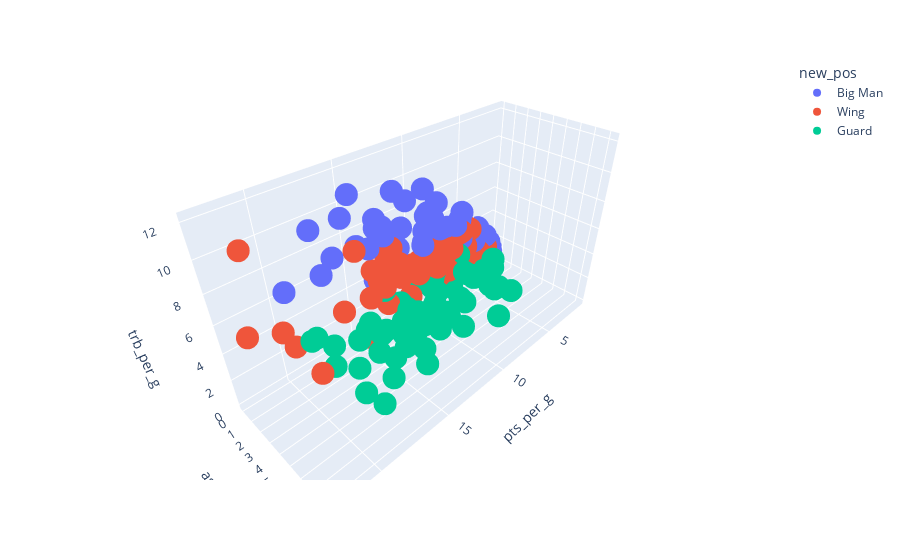

The cell this chart's notebook holds for it:
### Code cell
"""
Let's map:
    Guard --> Guards
    Guard/Forward , Forward --> Wings
    Forward/Center , Center --> Big-Men
"""

temp = draft_data

temp['new_pos'] = temp.pos.map({'Guard':'Guard','Guard/Forward':'Wing','Forward':'Wing',
                                'Forward/Center':'Big Man','Center':'Big Man'})

#Graph a 3D plot
import plotly.express as pex

plot = pex.scatter_3d(data_frame = temp,x='pts_per_g',y='ast_per_g',z='trb_per_g',color='new_pos')
plot.show()

### Figure 1 — Plotly figure (JSON) as saved in the notebook; plotly's stock layout.template omitted (floating-point values rounded to 4 significant figures)
{"data": [{"hovertemplate": "new_pos=Big Man<br>pts_per_g=%{x}<br>ast_per_g=%{y}<br>trb_per_g=%{z}<extra></extra>", "legendgroup": "Big Man", "marker": {"color": "#636efa", "symbol": "circle"}, "mode": "markers", "name": "Big Man", "scene": "scene", "showlegend": true, "type": "scatter3d", "x": [4.5, 6.1, 17.6, 6.7, 8.8, 1.4, 13.5, 10.5, 3.7, 13.5, 1.4, 11.5, 6.1, 4.3, 12, 15.1, 3.3, 9.4, 12.3, 1.6, 11.6, 9, 5.2, 5.5, 1.9, 1.9, 8.9, 10.1, 4, 6.6, 4.7, 11.1, 13, 3.1, 5.2, 6.8, 14.1, 4.1, 9.4, 4.6, 8.2, 8.9, 5.2, 13.5, 7.9, 6, 2, 9.9, 20.2, 2, 3.3, 18.3, 17.5, 14.3, 7, 7.5, 3.4, 3.1, 4, 4.4, 16.3, 14.9, 13.8, 6.2, 10.3, 7.4, 11.5, 4.6], "y": [0.8, 0.8, 2.7, 0.3, 0.7, 0.3, 1.7, 1.9, 0.5, 1, 0.2, 1, 1, 0.3, 0.9, 0.9, 0.3, 2.3, 0.8, 0.2, 0.8, 0.4, 0.6, 0.5, 0.6, 0, 0.5, 1.5, 0.2, 1.1, 0.6, 1, 1, 0.2, 0.4, 0.5, 2.5, 0.7, 1.3, 0.1, 0.5, 0.7, 0.4, 1, 0.5, 1.1, 0.1, 1.7, 2.1, 0, 0.2, 2, 1.2, 1.3, 0.6, 1.2, 0.5, 0.2, 0.4, 0.8, 1.8, 1, 1.1, 0.8, 1.8, 0.9, 0.7, 0.4], "z": [3.5, 4.8, 8.9, 3.8, 5.7, 0.9, 8.2, 6.1, 2.3, 8.8, 1.3, 7.4, 5.6, 3.7, 10, 10.9, 3.1, 7, 5.8, 1.7, 3.9, 5, 3.7, 5.4, 1.3, 1.6, 7, 9.7, 2.6, 5.6, 3.2, 9.1, 8.1, 3.6, 3.7, 5.3, 8.6, 3.1, 7.5, 4.2, 6.5, 6, 5.8, 8.2, 7.6, 4.3, 2.4, 8.1, 7.8, 0, 3.4, 10.5, 7, 7.3, 5.3, 4.1, 2.4, 3.1, 2, 3.3, 10.3, 7.6, 4.7, 5, 7, 4, 5.8, 3.3]}, {"hovertemplate": "new_pos=Wing<br>pts_per_g=%{x}<br>ast_per_g=%{y}<br>trb_per_g=%{z}<extra></extra>", "legendgroup": "Wing", "marker": {"color": "#EF553B", "symbol": "circle"}, "mode": "markers", "name": "Wing", "scene": "scene", "showlegend": true, "type": "scatter3d", "x": [14.4, 14.4, 3.5, 7.5, 5.7, 12.5, 3.9, 15.4, 20.9, 21, 9.6, 10.1, 11.7, 9, 2.9, 8.5, 6.6, 13, 7, 11.8, 10.8, 20.3, 10.5, 8.6, 5.8, 13.9, 6.1, 16.1, 4.7, 22.5, 8.6, 9, 5.6, 5.4, 7.8, 8.8, 4.7, 9, 4.8, 9.2, 6.4, 4.2, 2.1, 8.8, 16.9, 12.3, 5.2, 6.1, 8.1, 6.4, 9.4, 6.6, 9.2, 13.9, 13.1, 5.4, 15.2, 12.8, 8.3, 22.5, 12.3, 13.5, 10.5, 9.2, 4.1, 6.3, 2], "y": [3, 2.8, 0.8, 2.3, 1.3, 1.2, 1.1, 2.7, 5.9, 2.8, 1.5, 1.9, 2.2, 3, 0.3, 0.8, 0.6, 1.1, 0.4, 2.1, 1.3, 2.4, 1.5, 0.8, 1.4, 1, 0.5, 2.8, 0.7, 3.8, 0.7, 1.9, 0.7, 1.1, 1.1, 0.6, 0.8, 1.5, 0.7, 1.2, 0.7, 0.3, 0.3, 1, 2.1, 1.7, 0.7, 1.4, 1.6, 1.5, 2.1, 0.8, 0.7, 1.6, 1.5, 0.7, 1.2, 1.1, 2.1, 2.1, 1.8, 1.8, 1.5, 1.4, 0.5, 1.2, 0.1], "z": [4.3, 5.4, 1.1, 3.3, 2.6, 6.5, 2.2, 5.1, 5.5, 6.1, 3.8, 6, 5.3, 5.7, 0.6, 4.8, 2.1, 6.4, 3.3, 2.9, 4.5, 4.4, 4.7, 5.2, 3.7, 5.4, 2, 2.6, 1.9, 12.1, 2.9, 3, 3.3, 1.9, 3.7, 4.7, 4.4, 5.8, 4.5, 4.1, 2, 3, 1.5, 2.9, 4.6, 5.5, 3.6, 2.2, 4.2, 5.2, 4, 2.8, 4.2, 5, 4.6, 3.7, 7.5, 4.5, 3.2, 6.3, 4.5, 6.1, 3.7, 4.6, 2.2, 4.9, 1.4]}, {"hovertemplate": "new_pos=Guard<br>pts_per_g=%{x}<br>ast_per_g=%{y}<br>trb_per_g=%{z}<extra></extra>", "legendgroup": "Guard", "marker": {"color": "#00cc96", "symbol": "circle"}, "mode": "markers", "name": "Guard", "scene": "scene", "showlegend": true, "type": "scatter3d", "x": [9.5, 13.4, 16.2, 12, 7.1, 15.1, 7.4, 5.7, 10.8, 16.1, 11.9, 16.8, 10.1, 9.4, 16.8, 18.5, 15.3, 11.8, 9.9, 20.1, 10.6, 13.5, 17.5, 15.5, 16.4, 7.2, 18.5, 12.8, 12.1, 7.6, 13.9, 14.7, 19, 6.2, 13.8, 5.9, 12.8, 5.3, 4.8, 7.8, 4.4, 8.9, 13.2, 12.8, 15.8, 3.8, 10.6, 9.9, 7.1, 10.2, 11.6, 5.9, 15.2, 21.2, 19.1, 16.7, 17.8, 14.3, 12.3, 9.2, 13.2, 19.3, 15.7, 9.6, 6.8], "y": [4.7, 2.8, 4.5, 6.8, 6.5, 2, 5, 2.2, 4.5, 7.8, 5.6, 4, 2.8, 4.2, 6.3, 3.2, 5.3, 3.5, 1.8, 5.8, 8.2, 4.4, 5.9, 5.7, 8.3, 2, 5.4, 3.8, 4.4, 1.8, 2.4, 3, 6.5, 2.1, 4.1, 0.7, 5.7, 0.7, 2.4, 3.1, 0.9, 6.5, 3.3, 5.5, 8.2, 2.4, 1.5, 2.1, 3.8, 7.2, 4.4, 3.2, 5.2, 6, 8.1, 3, 7.3, 2.6, 3.9, 1.7, 2.7, 2.9, 6.1, 1.9, 5.3], "z": [2.6, 1.7, 4, 3.4, 3.2, 2.6, 3, 1.3, 2.4, 5.1, 3.3, 4.4, 2.7, 2.6, 3.9, 3.8, 4.9, 1.8, 3.2, 5.3, 4.2, 2.4, 4.5, 3.4, 4.6, 3.9, 3.7, 3.2, 3.5, 1.2, 3.8, 2.4, 3.1, 1.8, 4.1, 2, 3, 1.3, 1.6, 3.3, 1.2, 4.3, 3.4, 3.4, 8.1, 2.1, 3.3, 2.6, 3.1, 6.9, 2.8, 2.3, 3.8, 7.8, 3.7, 2.9, 3.9, 5, 1.9, 3.4, 3.5, 4.7, 5.9, 3.1, 2.7]}], "layout": {"legend": {"title": {"text": "new_pos"}, "tracegroupgap": 0}, "margin": {"t": 60}, "scene": {"domain": {"x": [0, 1], "y": [0, 1]}, "xaxis": {"title": {"text": "pts_per_g"}}, "yaxis": {"title": {"text": "ast_per_g"}}, "zaxis": {"title": {"text": "trb_per_g"}}}}}
